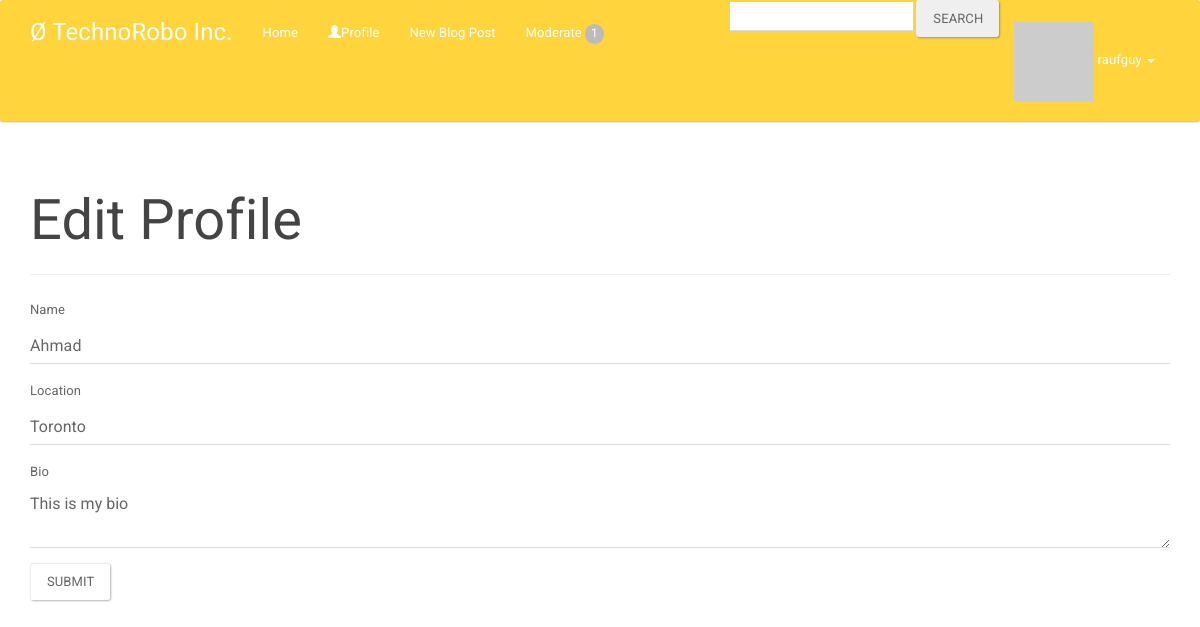
Screenshot of /profile (signed in) with the database file from the repository.
### blogapp/models.py (models this page shows, shortened)
class User(UserMixin, db.Model):
    __tablename__ = 'users'
    id = db.Column(db.Integer, primary_key=True)
    email = db.Column(db.String(64),
                      nullable=False, unique=True, index=True)
    username = db.Column(db.String(64),
                         nullable=False, unique=True, index=True)
    is_admin = db.Column(db.Boolean)
    password_hash = db.Column(db.String(128))
    name = db.Column(db.String(64))
    location = db.Column(db.String(64))
    bio = db.Column(db.Text())
    member_since = db.Column(db.DateTime(), default=datetime.utcnow)
    last_seen = db.Column(db.DateTime)
    avatar_hash = db.Column(db.String(32))
    blogpost = db.relationship('BlogPost', lazy='dynamic', backref='author')
    comments = db.relationship('Comment', lazy='dynamic', backref='author')
    followed = db.relationship('User',
                               secondary=followers,
                               primaryjoin=(followers.c.follower_id == id),
                               secondaryjoin=(followers.c.followed_id == id),
                               backref=db.backref('followers', lazy='dynamic'),
                               lazy='dynamic')
    '''
    comment for ^^^^^^^^^^^^^^^^^^^^^^^^^^^^^^^^^^^^^^^^^^^^^^^^^^^^^^^^^
    'User' is the right side entity that is in this relationship (the left side entity is the parent class). Since we are defining a self-referential relationship we use the same class on both sides.
    secondary indicates the association table that is used for this relationship.
    primaryjoin indicates the condition that links the left side entity (the follower user) with the association table. Note that because the followers table is not a model there is a slightly odd syntax required to get to the field name.
    secondaryjoin indicates the condition that links the right side entity (the followed user) with the association table.
    backref defines how this relationship will be accessed from the right side entity. We said that for a given user the query named followed returns all the right side users that have the target user on the left side. The back reference will be called followers and will return all the left side users that are linked to the target user in the right side. The additional lazy argument indicates the execution mode for this query. A mode of dynamic sets up the query to not run until specifically requested. This is useful for performance reasons, and also because we will be able to take this query and modify it before it executes. More about this later.
    lazy is similar to the parameter of the same name in the backref, but this one applies to the regular query instead of the back reference.
    '''
    @property
    def password(self):
        raise AttributeError('password is not a readable attribute')
    def gravatar(self, size=100, default='identicon', rating='g'):
        if request.is_secure:
            url = 'https://secure.gravatar.com/avatar'
        else:
            url = 'http://www.gravatar.com/avatar'
        hash = self.avatar_hash or \
               hashlib.md5(self.email.encode('utf-8')).hexdigest()
        return '{url}/{hash}?s={size}&d={default}&r={rating}'.format(
            url=url, hash=hash, size=size, default=default, rating=rating)
    def for_moderation(self, admin=False):
        if admin and self.is_admin:
            return Comment.for_moderation()
        return Comment.query.join(BlogPost, Comment.blogpost_id == BlogPost.id).\
            filter(BlogPost.author == self).filter(Comment.approved == False)

### blogapp/blog/routes.py (the view, shortened to what this page needs)
@blog.route('/profile', methods=['GET', 'POST'])
@login_required
def profile():
    form = ProfileForm()
    form.name.data = current_user.name
    form.location.data = current_user.location
    form.bio.data = current_user.bio
    return render_template('blog/profile.html', form=form)

### blogapp/blog/forms.py
class SearchForm(Form):
    search = StringField('search', validators=[Required()])

class ProfileForm(Form):
    name = StringField('Name', validators=[Optional(), Length(1, 64)])
    location = StringField('Location', validators=[Optional(), Length(1, 64)])
    bio = TextAreaField('Bio')
    submit = SubmitField('Submit')

### blogapp/blog/routes.py (called while the page is built)
@blog.before_request
def before_request():
    g.user = current_user
    g.search_form = SearchForm()
    if g.user.is_authenticated():
        g.user.last_seen = datetime.utcnow()
        db.session.add(g.user)
        db.session.commit()

@blog.after_request
def after_request(response):
    for query in get_debug_queries():
        if query.duration >= current_app.config['DATABASE_QUERY_TIMEOUT']:
            current_app._get_current_object().logger.warning("SLOW QUERY: %s\nParameters: %s\nDuration: %fs\nContext: %s\n" % (query.statement, query.parameters, query.duration, query.context))
    return response

### blogapp/models.py (called while the page is built)
@login_manager.user_loader
def load_user(user_id):
    return User.query.get(int(user_id))

### blogapp/templates/blog/profile.html
{% extends "base.html" %}
{% import "bootstrap/wtf.html" as wtf %}
{% block page_content %}
<div class="page-header">
    <h1>Edit Profile</h1>
</div>
{{ wtf.quick_form(form) }}
{% endblock %}

### blogapp/templates/base.html (shortened to what this page needs)
{% extends "bootstrap/base.html" %}
{% block head %}
{{ super() }}
<link rel="stylesheet" type="text/css" href="{{ url_for('static', filename='styles.css') }}">
<link rel="stylesheet" type="text/css" href="{{ url_for('static', filename='navbarstyles.css') }}">
<link rel="stylesheet" type="text/css" href="{{ url_for('static', filename='bootstrap.min.css') }}">
{% endblock %}
{% block navbar %}
<div class="navbar navbar-custom" role="navigation">
    <div class="container">
        <div class="navbar-header">
            <a class="navbar-brand" href="{{ url_for('blog.index') }}">&#216 TechnoRobo Inc.  </a>
        </div>
        <div class="collapse navbar-collapse" id="bs-example-navbar-collapse-1">
            <ul class="nav navbar-nav">
                <li><a href="{{ url_for('blog.index') }}">Home</a></li>
                {% if current_user.is_authenticated() %}
                <li><a href="{{ url_for('blog.user', username=current_user.username) }}"><span class="glyphicon glyphicon-user"></span>Profile</a></li>
                <li><a href="{{ url_for('blog.new_blogpost') }}">New Blog Post</a></li>
                {% set moderation_count = current_user.for_moderation().count() %}
                <li>
                    <a href="{{ url_for('blog.moderate') }}">Moderate
                        {% if moderation_count %}
                        <span class="badge badge-red">{{ moderation_count }}</span>
                        {% endif %}
                    </a>
                </li>
                {% endif %}
            </ul>
            <ul class="nav navbar-nav navbar-right">
                <li><form class="form-search" action="{{ url_for('blog.search') }}" method="post" name="search">{{ g.search_form.hidden_tag() }}{{ g.search_form.search(size=20) }}
  <button type="submit" class="btn">Search</button></form></li>
                {% if not current_user.is_authenticated() %}
                <li><a href="{{ url_for('auth.login') }}"><span class="glyphicon glyphicon-log-in"></span>Author Login</a></li>
                {% else %}
                 <li class="dropdown">
                    <a href="#" class="dropdown-toggle" data-toggle="dropdown"><img src="{{ current_user.gravatar(size=18) }}"> {{ current_user.username }} <b class="caret"></b></a>
                </li>
                {% endif %}
            </ul>
        </div>
    </div>
</div>
{% endblock %}
{% block content %}
<div class="container">
{% block page_content %}{% endblock %}
</div>
{% endblock %}

### blogapp/static/styles.css (style rules this page uses)
.badge-red { background-color:#d44; }

### blogapp/static/navbarstyles.css (style rules this page uses)
.navbar-custom { background-color: #ffd43c; border-color: #ffcd1b; }
.navbar-custom .navbar-brand { color: #ffffff; }
.navbar-custom .navbar-nav > li > a { color: #ffffff; }
.navbar-custom .navbar-collapse, .navbar-custom .navbar-form { border-color: #ffcc18; }
.navbar-custom .navbar-nav > .dropdown > a .caret { border-top-color: #ffffff; border-bottom-color: #ffffff; }

### rows the page displays
User: username "raufguy", name "Ahmad", location "Toronto", bio "This is my bio"

### other values shown
{{ moderation_count }} "1"
